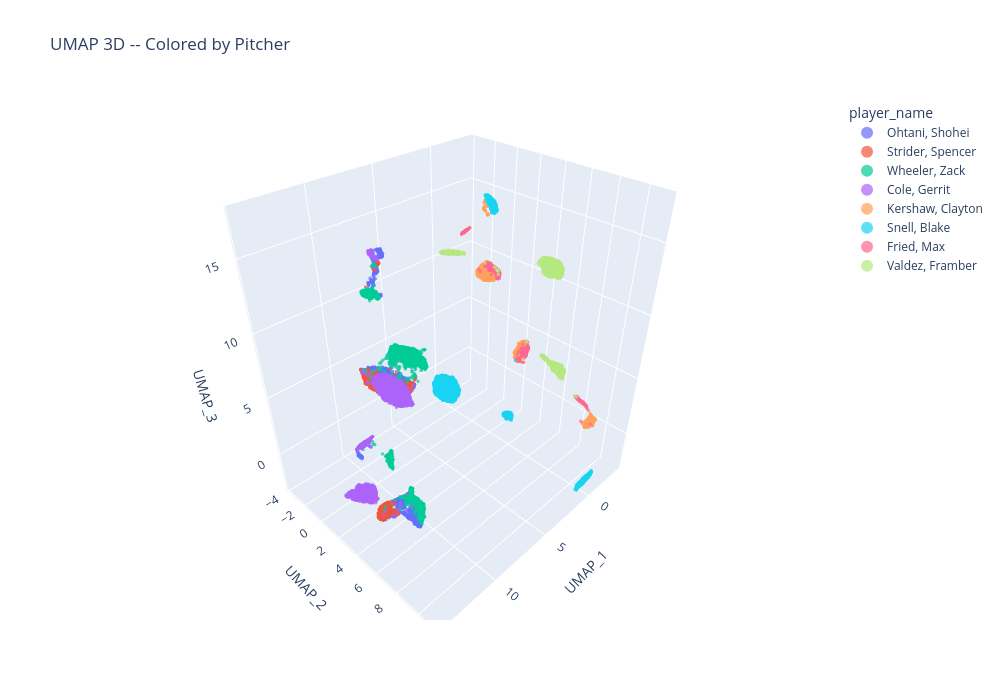

Source (notebook cell):
### Code cell
embedding_df_3d['player_name'] = df.loc[valid_idx, 'player_name'].values

fig = px.scatter_3d(
    embedding_df_3d, x='UMAP_1', y='UMAP_2', z='UMAP_3',
    color='player_name',
    opacity=0.7,
    title='UMAP 3D -- Colored by Pitcher'
)
fig.update_traces(marker=dict(size=2))
fig.update_layout(width=1000, height=700,
                  legend=dict(itemsizing='constant'))
fig.show()

### Figure 1 — Plotly figure (JSON) as saved in the notebook; plotly's stock layout.template omitted (floating-point values rounded to 4 significant figures; data arrays with more than 128 entries replaced by an {"elided": "..."} marker saying what was removed)
{"data": [{"hovertemplate": "player_name=Ohtani, Shohei<br>UMAP_1=%{x}<br>UMAP_2=%{y}<br>UMAP_3=%{z}<extra></extra>", "legendgroup": "Ohtani, Shohei", "marker": {"color": "#636efa", "opacity": 0.7, "size": 2, "symbol": "circle"}, "mode": "markers", "name": "Ohtani, Shohei", "scene": "scene", "showlegend": true, "type": "scatter3d", "x": {"elided": "2077 float values"}, "y": {"elided": "2077 float values"}, "z": {"elided": "2077 float values"}}, {"hovertemplate": "player_name=Strider, Spencer<br>UMAP_1=%{x}<br>UMAP_2=%{y}<br>UMAP_3=%{z}<extra></extra>", "legendgroup": "Strider, Spencer", "marker": {"color": "#EF553B", "opacity": 0.7, "size": 2, "symbol": "circle"}, "mode": "markers", "name": "Strider, Spencer", "scene": "scene", "showlegend": true, "type": "scatter3d", "x": {"elided": "3096 float values"}, "y": {"elided": "3096 float values"}, "z": {"elided": "3096 float values"}}, {"hovertemplate": "player_name=Wheeler, Zack<br>UMAP_1=%{x}<br>UMAP_2=%{y}<br>UMAP_3=%{z}<extra></extra>", "legendgroup": "Wheeler, Zack", "marker": {"color": "#00cc96", "opacity": 0.7, "size": 2, "symbol": "circle"}, "mode": "markers", "name": "Wheeler, Zack", "scene": "scene", "showlegend": true, "type": "scatter3d", "x": {"elided": "3146 float values"}, "y": {"elided": "3146 float values"}, "z": {"elided": "3146 float values"}}, {"hovertemplate": "player_name=Cole, Gerrit<br>UMAP_1=%{x}<br>UMAP_2=%{y}<br>UMAP_3=%{z}<extra></extra>", "legendgroup": "Cole, Gerrit", "marker": {"color": "#ab63fa", "opacity": 0.7, "size": 2, "symbol": "circle"}, "mode": "markers", "name": "Cole, Gerrit", "scene": "scene", "showlegend": true, "type": "scatter3d", "x": {"elided": "3279 float values"}, "y": {"elided": "3279 float values"}, "z": {"elided": "3279 float values"}}, {"hovertemplate": "player_name=Kershaw, Clayton<br>UMAP_1=%{x}<br>UMAP_2=%{y}<br>UMAP_3=%{z}<extra></extra>", "legendgroup": "Kershaw, Clayton", "marker": {"color": "#FFA15A", "opacity": 0.7, "size": 2, "symbol": "circle"}, "mode": "markers", "name": "Kershaw, Clayton", "scene": "scene", "showlegend": true, "type": "scatter3d", "x": {"elided": "2013 float values"}, "y": {"elided": "2013 float values"}, "z": {"elided": "2013 float values"}}, {"hovertemplate": "player_name=Snell, Blake<br>UMAP_1=%{x}<br>UMAP_2=%{y}<br>UMAP_3=%{z}<extra></extra>", "legendgroup": "Snell, Blake", "marker": {"color": "#19d3f3", "opacity": 0.7, "size": 2, "symbol": "circle"}, "mode": "markers", "name": "Snell, Blake", "scene": "scene", "showlegend": true, "type": "scatter3d", "x": {"elided": "3164 float values"}, "y": {"elided": "3164 float values"}, "z": {"elided": "3164 float values"}}, {"hovertemplate": "player_name=Fried, Max<br>UMAP_1=%{x}<br>UMAP_2=%{y}<br>UMAP_3=%{z}<extra></extra>", "legendgroup": "Fried, Max", "marker": {"color": "#FF6692", "opacity": 0.7, "size": 2, "symbol": "circle"}, "mode": "markers", "name": "Fried, Max", "scene": "scene", "showlegend": true, "type": "scatter3d", "x": {"elided": "1213 float values"}, "y": {"elided": "1213 float values"}, "z": {"elided": "1213 float values"}}, {"hovertemplate": "player_name=Valdez, Framber<br>UMAP_1=%{x}<br>UMAP_2=%{y}<br>UMAP_3=%{z}<extra></extra>", "legendgroup": "Valdez, Framber", "marker": {"color": "#B6E880", "opacity": 0.7, "size": 2, "symbol": "circle"}, "mode": "markers", "name": "Valdez, Framber", "scene": "scene", "showlegend": true, "type": "scatter3d", "x": {"elided": "2920 float values"}, "y": {"elided": "2920 float values"}, "z": {"elided": "2920 float values"}}], "layout": {"height": 700, "legend": {"itemsizing": "constant", "title": {"text": "player_name"}, "tracegroupgap": 0}, "scene": {"domain": {"x": [0, 1], "y": [0, 1]}, "xaxis": {"title": {"text": "UMAP_1"}}, "yaxis": {"title": {"text": "UMAP_2"}}, "zaxis": {"title": {"text": "UMAP_3"}}}, "title": {"text": "UMAP 3D -- Colored by Pitcher"}, "width": 1000}}
